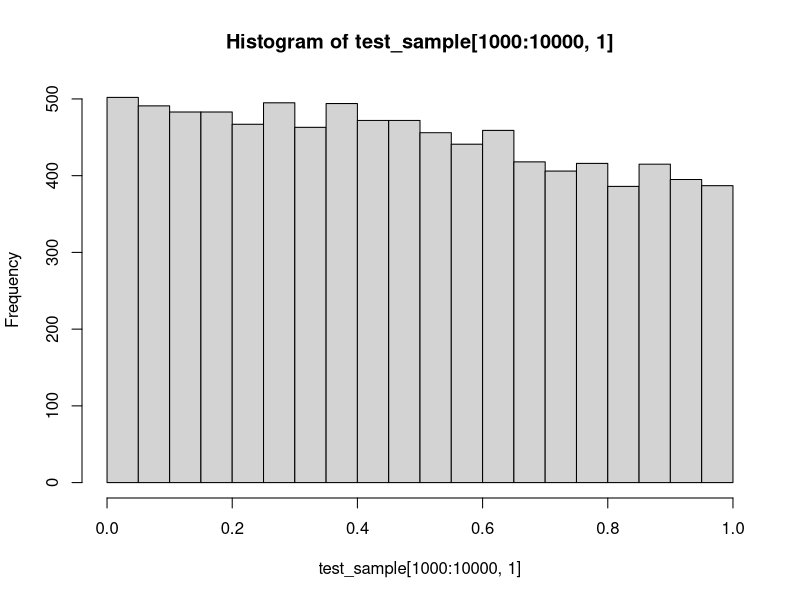

This figure's R source:
## This script illustrates the Metropolis-Hastings algorithm for
## approximating the posterior distribution of the time of infection
## in a simple SIS model
## Author: Vladimir N. Minin
## last update: 07/14/2016

sis_log_like = function(inf_time, inf_rate, clear_rate, total_time){
 return(log(inf_rate) - inf_rate*inf_time - clear_rate*(total_time-inf_time))
}

sis_proposal = function(cur_inf_time, total_time, win_half_len){
   
  new_inf_time = cur_inf_time + runif(1,-win_half_len, win_half_len)
   
  if (new_inf_time < 0){
     new_inf_time = - new_inf_time
  }else{
    if (new_inf_time > total_time){
      new_inf_time = 2*total_time - new_inf_time 
    }
  }
   
  return(new_inf_time)
}


inf_time_mcmc = function(start_inf_time, inf_rate, clear_rate, total_time, win_half_len, chain_len){
  
  result_mat = matrix(0, chain_len, 3)
  colnames(result_mat) = c("inf_time", "log_like", "acc_ind")
  
  cur_inf_time= start_inf_time
  result_mat[1,1] = start_inf_time
  result_mat[1,2] = sis_log_like(start_inf_time, inf_rate, clear_rate, total_time)
  
  for (i in 2:chain_len){
    prop_inf_time = sis_proposal(cur_inf_time, total_time, win_half_len)
    
    mh_log_ratio = sis_log_like(prop_inf_time, inf_rate, clear_rate, total_time) - 
      sis_log_like(cur_inf_time, inf_rate, clear_rate, total_time)
    
    
    if (log(runif(1)) < mh_log_ratio){
      result_mat[i,1] = prop_inf_time
      result_mat[i,2] = sis_log_like(prop_inf_time, inf_rate, clear_rate, total_time)
      result_mat[i,3] = 1
      
      cur_inf_time = prop_inf_time
    }else{
      result_mat[i,1] = cur_inf_time
      result_mat[i,2] = sis_log_like(cur_inf_time, inf_rate, clear_rate, total_time)
    }
  }
  
  return(result_mat)
}

## run the above functions

test_sample = inf_time_mcmc(0.1, 0.1, 0.2, 1.0, 0.2, 10000)

summary(test_sample[1000:10000,])

hist(test_sample[1000:10000,1])
